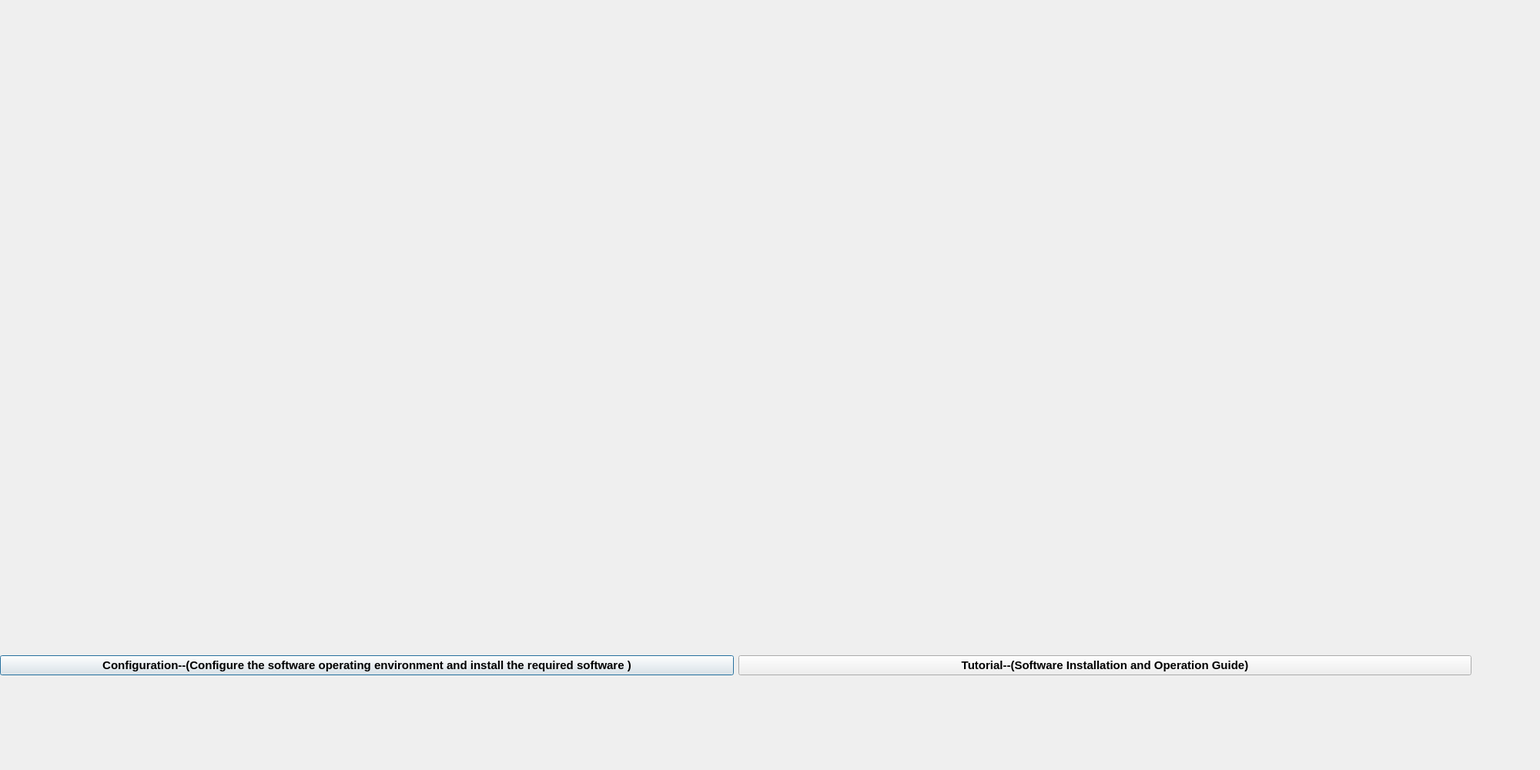
<?xml version="1.0" encoding="UTF-8"?>
<ui version="4.0">
 <class>Mainpanel</class>
 <widget class="QDialog" name="Mainpanel">
  <property name="geometry">
   <rect>
    <x>0</x>
    <y>0</y>
    <width>2000</width>
    <height>1000</height>
   </rect>
  </property>
  <property name="sizePolicy">
   <sizepolicy hsizetype="Ignored" vsizetype="Ignored">
    <horstretch>0</horstretch>
    <verstretch>0</verstretch>
   </sizepolicy>
  </property>
  <property name="windowTitle">
   <string>Dialog</string>
  </property>
  <property name="autoFillBackground">
   <bool>true</bool>
  </property>
  <widget class="QFrame" name="frame_2">
   <property name="geometry">
    <rect>
     <x>0</x>
     <y>-10</y>
     <width>1911</width>
     <height>861</height>
    </rect>
   </property>
   <property name="maximumSize">
    <size>
     <width>2000</width>
     <height>1000</height>
    </size>
   </property>
   <property name="font">
    <font>
     <kerning>true</kerning>
    </font>
   </property>
   <property name="autoFillBackground">
    <bool>false</bool>
   </property>
   <property name="styleSheet">
    <string notr="true">border-image: url(:/images/tmp/workflow_new.tif);
</string>
   </property>
   <property name="frameShape">
    <enum>QFrame::NoFrame</enum>
   </property>
   <property name="frameShadow">
    <enum>QFrame::Raised</enum>
   </property>
   <property name="lineWidth">
    <number>1</number>
   </property>
   <layout class="QGridLayout" name="gridLayout"/>
  </widget>
  <widget class="QWidget" name="layoutWidget">
   <property name="geometry">
    <rect>
     <x>0</x>
     <y>850</y>
     <width>1911</width>
     <height>28</height>
    </rect>
   </property>
   <layout class="QHBoxLayout" name="horizontalLayout">
    <item>
     <widget class="QPushButton" name="check">
      <property name="font">
       <font>
        <pointsize>11</pointsize>
        <weight>75</weight>
        <italic>false</italic>
        <bold>true</bold>
       </font>
      </property>
      <property name="styleSheet">
       <string notr="true"/>
      </property>
      <property name="text">
       <string>Configuration--(Configure the software operating environment and install the required software )</string>
      </property>
     </widget>
    </item>
    <item>
     <widget class="QPushButton" name="check_2">
      <property name="font">
       <font>
        <pointsize>11</pointsize>
        <weight>75</weight>
        <italic>false</italic>
        <bold>true</bold>
       </font>
      </property>
      <property name="styleSheet">
       <string notr="true"/>
      </property>
      <property name="text">
       <string>Tutorial--(Software Installation and Operation Guide)</string>
      </property>
     </widget>
    </item>
   </layout>
  </widget>
 </widget>
 <resources/>
 <connections/>
</ui>
